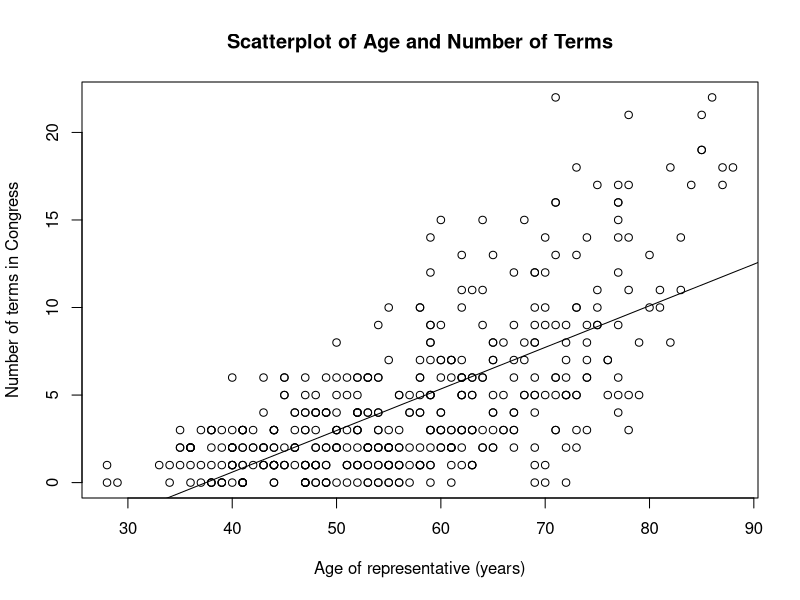
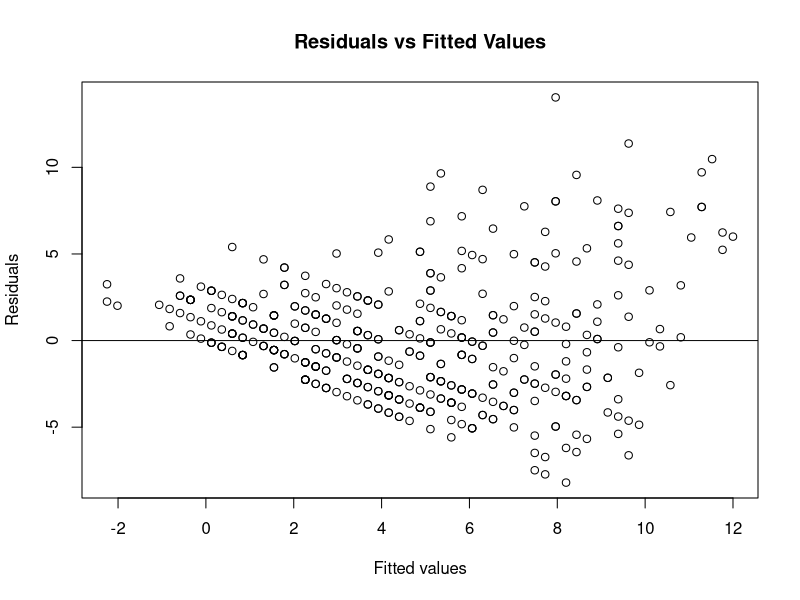
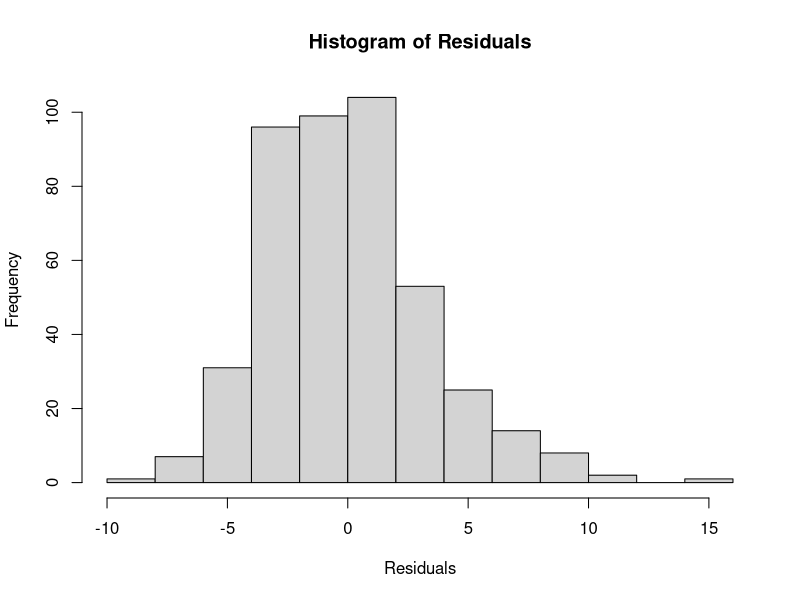

Write the R code that produced these figures, in order.
############################################################
# STA 145 Final Project
# Research question:
# How is a representative's age related to their years of
# congressional service (measured as number of terms)?
############################################################

###############
# 0. SETUP ----
###############

# Load packages used in class
library(dplyr)

###############
# 1. LOAD DATA ----
###############

# Data file should be saved in the working directory as "data.csv"
data <- read.csv("data.csv")

# Create complete-case dataset for the two variables we use
data_complete <- data %>%
  filter(complete.cases(age, number_of_terms))

###############
# 2. DESCRIPTIVE STATISTICS ----
###############

# Age
mean_age     <- mean(data_complete$age)
sd_age       <- sd(data_complete$age)
summary_age  <- summary(data_complete$age)

# Number of terms
mean_terms    <- mean(data_complete$number_of_terms)
sd_terms      <- sd(data_complete$number_of_terms)
summary_terms <- summary(data_complete$number_of_terms)

# Print results to console
mean_age
sd_age
summary_age

mean_terms
sd_terms
summary_terms

# Frequency table for number_of_terms
table_terms <- table(data_complete$number_of_terms)
table_terms

###############
# 3. SCATTERPLOT & CORRELATION ----
###############

# Scatterplot of age and number of terms
plot(
  x = data_complete$age,
  y = data_complete$number_of_terms,
  xlab = "Age of representative (years)",
  ylab = "Number of terms in Congress",
  main = "Scatterplot of Age and Number of Terms"
)

# Correlation between age and terms
cor_age_terms <- cor(data_complete$age, data_complete$number_of_terms)
cor_age_terms

###############
# 4. LINEAR REGRESSION ----
###############

# Regress number_of_terms on age
model <- lm(number_of_terms ~ age, data = data_complete)

# Regression output
summary(model)

# Add regression line to the scatterplot
abline(model)

###############
# 5. RESIDUAL DIAGNOSTICS ----
###############

# Residuals vs fitted values
plot(
  x = fitted(model),
  y = resid(model),
  xlab = "Fitted values",
  ylab = "Residuals",
  main = "Residuals vs Fitted Values"
)
abline(h = 0)

# Optional: histogram of residuals
hist(
  resid(model),
  main = "Histogram of Residuals",
  xlab = "Residuals"
)
